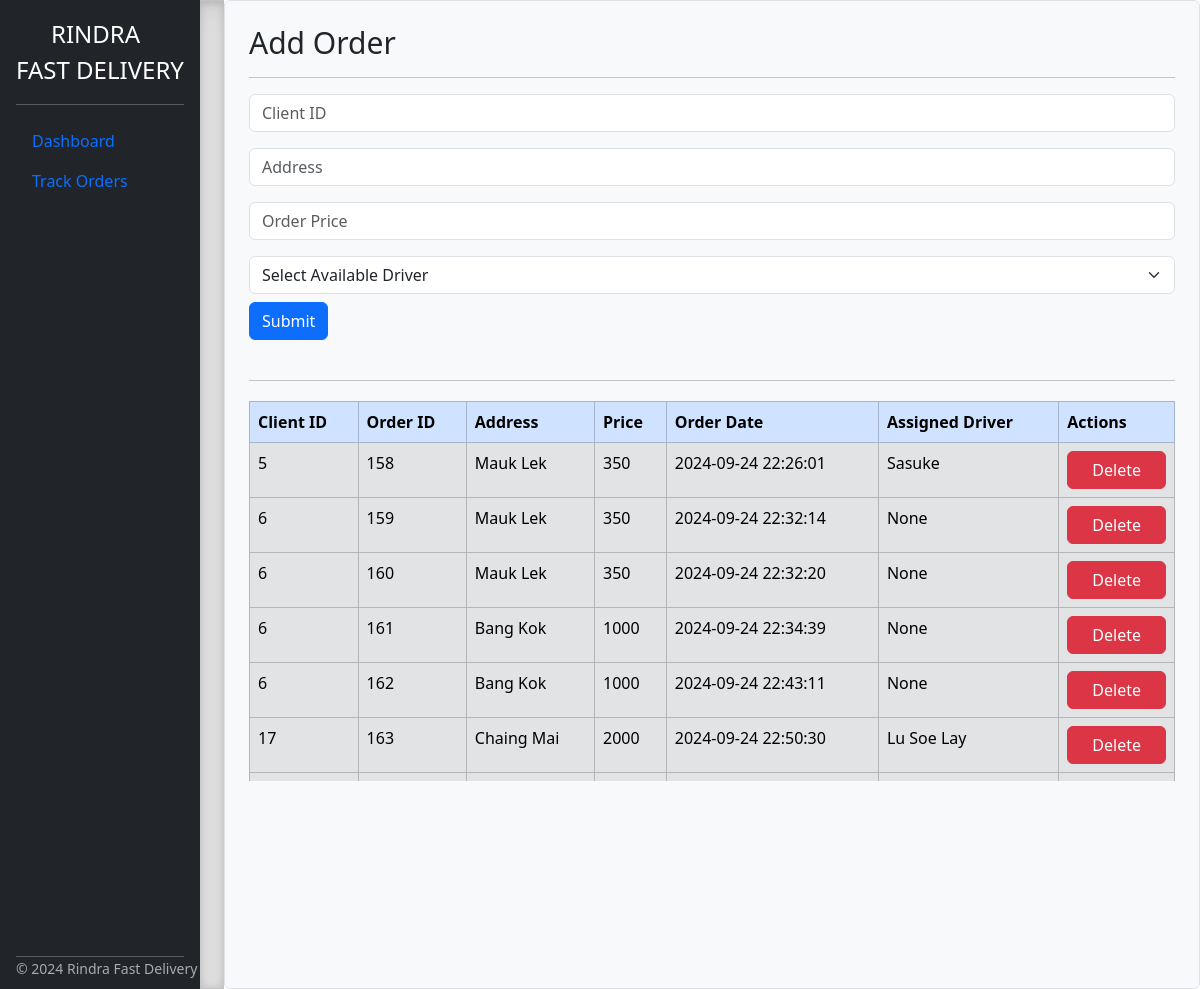
The page /Admin/admin_createorder.php on the database its author committed.
### tables this page shows
CREATE TABLE `orders` (
  `OrderId` int NOT NULL AUTO_INCREMENT,
  `ClientID` int NOT NULL,
  `Address` varchar(150) DEFAULT NULL,
  `OrderDate` timestamp NOT NULL DEFAULT CURRENT_TIMESTAMP,
  `Status` enum('Order Received','Order Ready','Picked up','Pending','Delivered','Canceled') DEFAULT NULL,
  `StatusUpdateAt` timestamp NULL DEFAULT CURRENT_TIMESTAMP ON UPDATE CURRENT_TIMESTAMP,
  `DriverId` int DEFAULT NULL,
  `price` float DEFAULT NULL,
  PRIMARY KEY (`OrderId`),
  KEY `ClientID` (`ClientID`),
  KEY `fk_driver` (`DriverId`),
  CONSTRAINT `fk_driver` FOREIGN KEY (`DriverId`) REFERENCES `user` (`ID`),
  CONSTRAINT `orders_ibfk_1` FOREIGN KEY (`ClientID`) REFERENCES `user` (`ID`)
);

CREATE TABLE `user` (
  `ID` int NOT NULL AUTO_INCREMENT,
  `Name` varchar(100) DEFAULT NULL,
  `Age` int DEFAULT NULL,
  `Username` varchar(100) DEFAULT NULL,
  `Email` varchar(100) DEFAULT NULL,
  `Password` varchar(255) NOT NULL,
  `CreatedTime` datetime DEFAULT CURRENT_TIMESTAMP,
  `Permission` enum('admin','client','driver') NOT NULL,
  `AvailabilityStatus` enum('on','off') DEFAULT 'off',
  PRIMARY KEY (`ID`),
  UNIQUE KEY `Username` (`Username`),
  UNIQUE KEY `Email` (`Email`),
  UNIQUE KEY `Username_2` (`Username`),
  UNIQUE KEY `Email_2` (`Email`)
);

### Admin/admin_createorder.php (the view, shortened to what this page needs)
<?php
function fetchOrdersFromDatabase() {
    $db = new \DELIVERY\Database\Database();
    $conn = $db->getStarted();
    $orders = [];
    if ($conn) {
        $stmt = $conn->prepare("SELECT o.ClientId, o.OrderId, o.Address, o.Price, o.OrderDate, u.Name AS DriverName FROM orders o LEFT JOIN user u ON o.DriverId = u.ID");
        $stmt->execute();
        $orders = $stmt->fetchAll(PDO::FETCH_ASSOC);
    }
    return $orders;
}
$orders = fetchOrdersFromDatabase();
?>
<!DOCTYPE html>
<html lang="en">
<head>
    <link href="../css/bootstrap.min.css" rel="stylesheet">
    <link href="../css/sidebar.css" rel="stylesheet">
</head>
<body>
<main>
    <div class="d-flex flex-column flex-shrink-0 p-3 text-white bg-dark" style="width: 200px;">
        <a href="/" class="d-flex align-items-center mb-3 mb-md-0 me-md-auto text-white text-decoration-none">
            <span style="margin-left: 35px;" class="fs-4">RINDRA</span>
        </a>
        <span class="fs-4">FAST DELIVERY</span>
        <hr>
        <ul class="nav nav-pills flex-column mb-auto">
            <li>
                <a href="admin_dashboard.php" class="nav-link">Dashboard</a>
            </li>
            <li>
                <a href="admin_trackorder.php" class="nav-link">Track Orders</a>
            </li>
        </ul>
        <hr>
        <footer>&copy; <?php echo date('Y'); ?> Rindra Fast Delivery</footer>
    </div>
    <div class="b-example-divider"></div>
    <div id="status-update-container" class="border rounded p-4">
        <form id="status-update" method="post" action="admin_createorder.php">
            <div>
                <h3 style="font-size: 30px">Add Order</h3>
                <hr>
            </div>
            <div class="mb-3">
                <input type="text" name="ClientId" class="form-control" placeholder="Client ID" required>
            </div>
            <div class="mb-3">
                <input type="text" name="Address" class="form-control" placeholder="Address" required>
            </div>
            <div class="mb-3">
                <input type="text" name="Price" class="form-control" placeholder="Order Price" required>
            </div>
            <div>
                <select class="form-select" name="DriverId" aria-label="Select Available Driver" required>
                    <option selected disabled>Select Available Driver</option>
                </select>
            </div>
            <div>
                <button type="submit" class="btn btn-primary mt-2">Submit</button>
            </div>
        </form>
        <br>
        <hr>
        <div class="custom-card">
            <table class="table table-secondary table-bordered custom-table">
                <thead class="table-primary">
                    <tr>
                        <th scope="col">Client ID</th>
                        <th scope="col">Order ID</th>
                        <th scope="col">Address</th>
                        <th scope="col">Price</th>
                        <th scope="col">Order Date</th>
                        <th scope="col">Assigned Driver</th>
                        <th scope="col">Actions</th>
                    </tr>
                </thead>
                <tbody>
                    <?php if (!empty($orders)): ?>
                        <?php foreach ($orders as $entry): ?>
                            <tr>
                                <td><?php echo $entry['ClientId']; ?></td>
                                <td><?php echo $entry['OrderId']; ?></td>
                                <td><?php echo $entry['Address']; ?></td>
                                <td><?php echo $entry['Price']; ?></td>
                                <td><?php echo $entry['OrderDate']; ?></td>
                                <td><?php echo $entry['DriverName'] ?: 'None'; ?></td>
                                <td>
                                    <form action="" method="post">
                                        <button style="width: 100%;" type="submit" name="delete" class="btn btn-danger">Delete</button>
                                    </form>
                                </td>
                            </tr>
                        <?php endforeach; ?>
                    <?php endif; ?>
                </tbody>
            </table>
        </div>
    </div>
</main>
</body>
</html>

### css/sidebar.css (style rules this page uses)
body { min-height: 100vh; min-height: -webkit-fill-available; }
html { height: -webkit-fill-available; }
main { display: flex; flex-wrap: nowrap; height: 100vh; height: -webkit-fill-available; max-height: 100vh; overflow-x: auto; overflow-y: hidden; }
.b-example-divider { flex-shrink: 0; width: 1.5rem; height: 100vh; background-color: rgba(0, 0, 0, .1); border: solid rgba(0, 0, 0, .15); border-width: 1px 0; box-shadow: inset 0 .5em 1.5em rgba(0, 0, 0, .1), inset 0 .125em .5em rgba(0, 0, 0, .15); }

### Admin/admin_createorder.php (style rules this page uses)
#status-update-container { margin-left: 0%; width: 78em; background-color: #f8f9fa; }
.border { border: 1px solid #ced4da; }
.rounded { border-radius: 0.25rem; }
.custom-card { margin-top: 20px; height: 380px; min-height: 300px; overflow-y: auto; }
footer { position: absolute; bottom: 10px; font-size: 14px; color: #aaa; }

### rows shown on the page
orders: ClientID "5", OrderId "158", Address "Mauk Lek", price "350", OrderDate "2024-09-24 22:26:01", DriverId.Name "Sasuke"
orders: ClientID "6", OrderId "159", Address "Mauk Lek", price "350", OrderDate "2024-09-24 22:32:14", DriverName "None"
orders: ClientID "6", OrderId "160", Address "Mauk Lek", price "350", OrderDate "2024-09-24 22:32:20", DriverName "None"
orders: ClientID "6", OrderId "161", Address "Bang Kok", price "1000", OrderDate "2024-09-24 22:34:39", DriverName "None"
orders: ClientID "6", OrderId "162", Address "Bang Kok", price "1000", OrderDate "2024-09-24 22:43:11", DriverName "None"
orders: ClientID "17", OrderId "163", Address "Chaing Mai", price "2000", OrderDate "2024-09-24 22:50:30", DriverId.Name "Lu Soe Lay"
